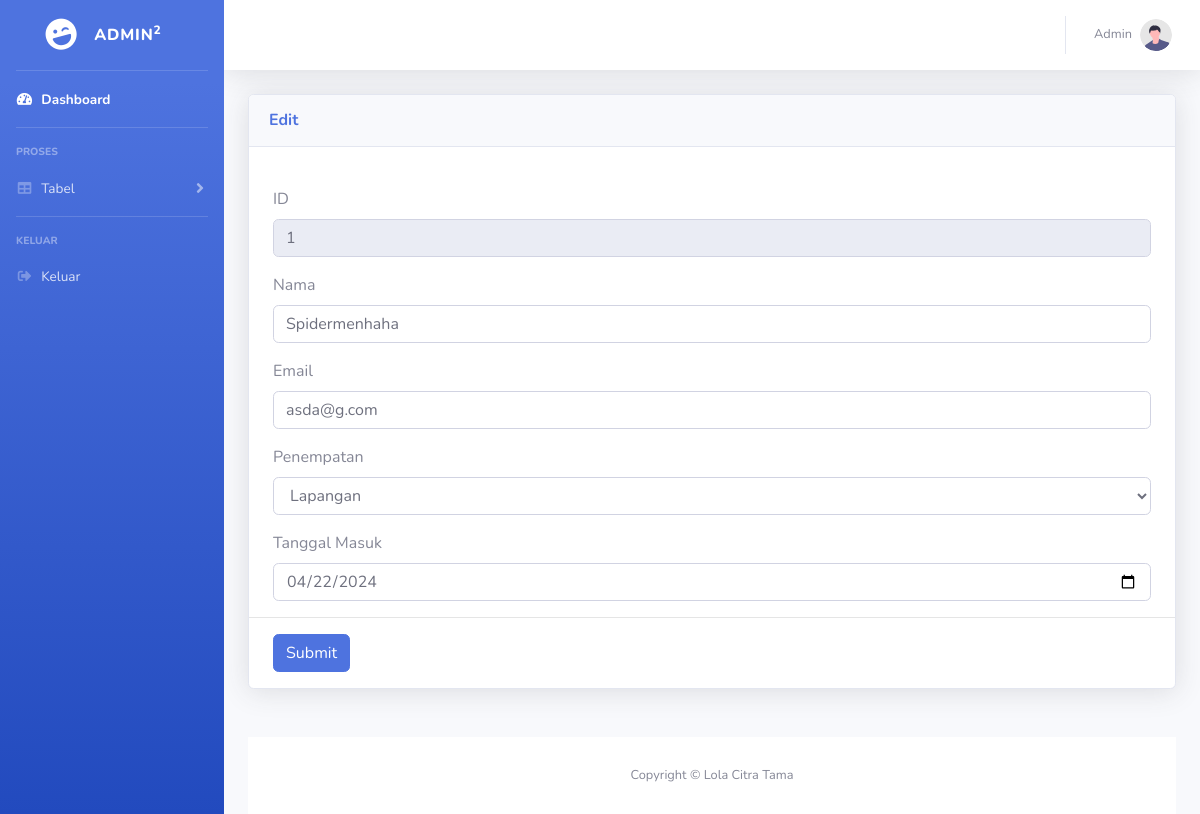
Page /edit_karyawan.php?id=1 on the committed database.
### tables this page shows
CREATE TABLE IF NOT EXISTS `karyawan` (
  `id` int NOT NULL AUTO_INCREMENT,
  `nama` varchar(225) NOT NULL,
  `email` varchar(225) NOT NULL,
  `no_telp` tinytext NOT NULL,
  `penempatan` enum('Lapangan','Kantor','Cleaning Service') NOT NULL,
  `tgl_masuk` date NOT NULL,
  `update` timestamp NULL DEFAULT NULL,
  PRIMARY KEY (`id`),
  UNIQUE KEY `nama` (`nama`)
);

### edit_karyawan.php (the view, shortened to what this page needs)
<?php
require_once "database\db_config.php";
$title = "Admin";
$sql = "SELECT * FROM karyawan WHERE id = '$_GET[id]'";
$result = mysqli_query($koneksi, $sql);
if ($result) {
    $data = $result->fetch_assoc();
} else {
    echo "Error: " . mysqli_error($koneksi);
}
?>
<!DOCTYPE html>
<html lang="en">
<head>
    <link href="vendor/fontawesome-free/css/all.min.css" rel="stylesheet" type="text/css">
    <link href="css/sb-admin-2.min.css" rel="stylesheet">
</head>
<body id="page-top">
    <div id="wrapper">
        <ul class="navbar-nav bg-gradient-primary sidebar sidebar-dark accordion" id="accordionSidebar">
            <a class="sidebar-brand d-flex align-items-center justify-content-center" href="index.php">
                <div class="sidebar-brand-icon rotate-n-15">
                    <i class="fas fa-laugh-wink"></i>
                </div>
                <div class="sidebar-brand-text mx-3"><?= $title ?><sup>2</sup></div>
            </a>
            <hr class="sidebar-divider my-0">
            <li class="nav-item active">
                <a class="nav-link" href="index.php">
                    <i class="fas fa-fw fa-tachometer-alt"></i>
                    <span>Dashboard</span></a>
            </li>
            <hr class="sidebar-divider">
            <div class="sidebar-heading">
                Proses
            </div>
            <li class="nav-item">
                <a class="nav-link collapsed" href="#" data-toggle="collapse" data-target="#collapseTwo" aria-expanded="true" aria-controls="collapseTwo">
                    <i class="fas fa-fw fa-table"></i>
                    <span>Tabel</span>
                </a>
            </li>
            <hr class="sidebar-divider">
            <div class="sidebar-heading">
                Keluar
            </div>
            <li class="nav-item">
                <a class="nav-link" href="logout.php">
                    <i class="fas fa-fw fa-sign-out-alt"></i>
                    <span>Keluar</span></a>
            </li>
        </ul>
        <div id="content-wrapper" class="d-flex flex-column">
            <div id="content">
                <nav class="navbar navbar-expand navbar-light bg-white topbar mb-4 static-top shadow">
                    <ul class="navbar-nav ml-auto">
                        <li class="nav-item dropdown no-arrow">
                            <a class="nav-link dropdown-toggle" href="#" id="userDropdown" role="button" data-toggle="dropdown" aria-haspopup="true" aria-expanded="false">
                                <span class="mr-2 d-none d-lg-inline text-gray-600 small"><?= $title ?></span>
                                <img class="img-profile rounded-circle" src="img/undraw_profile.svg">
                            </a>
                        </li>
                    </ul>
                </nav>
                <div class="container-fluid">
                    <div class="row">
                        <div class="col-lg-12 mb-4">
                            <div class="card shadow mb-4">
                                <div class="card-header py-3">
                                    <h6 class="m-0 font-weight-bold text-primary">Edit</h6>
                                </div>
                                <div class="card-body">
                            </div>
                            <form action="php\prosesedit.php" method="post">
                                <div class="form-group container-fluid">
                                    <label for="id">ID</label>
                                    <input type="number" class="form-control" id="id" name="id" value="<?= $data['id'] ?>" readonly>
                                </div>
                                <div class="form-group container-fluid">
                                    <label for="id">Nama</label>
                                    <input type="text" class="form-control" id="id" name="nama" value="<?= $data['nama'] ?>">
                                </div>
                                <div class="form-group container-fluid">
                                    <label for="id">Email</label>
                                    <input type="email" class="form-control" id="id" name="email" value="<?= $data['email'] ?>">
                                </div>
                                <div class="form-group container-fluid">
                                    <label for="id">Penempatan</label>
                                    <select name="penempatan" id="" class="form-control">
                                        <option value="<?= $data['penempatan']  ?>"><?= $data['penempatan'] ?></option>
                                    </select>
                                </div>
                                <div class="form-group container-fluid">
                                    <label for="id">Tanggal Masuk</label>
                                    <input type="date" class="form-control" id="id" name="tgl_masuk" value="<?= $data['tgl_masuk'] ?>">
                                </div>
                                <hr class="sidebar-divider d-none d-md-block">
                                <div class="form-group container-fluid">
                                    <button type="submit" name="submit" class="btn btn-primary">Submit</button>
                                </div>
                            </form>
                        </div>
                    </div>
                </div>
                <footer class="sticky-footer bg-white">
                    <div class="container my-auto">
                        <div class="copyright text-center my-auto">
                            <span>Copyright &copy; Lola Citra Tama</span>
                        </div>
                    </div>
                </footer>
            </div>
        </div>
</body>
</html>

### rows in the picture
karyawan: id "1", nama "Spidermenhaha", email "asda@g.com", penempatan "Lapangan", tgl_masuk "04/22/2024"

### other values in the picture
$title "ADMIN"
$title "Admin"
